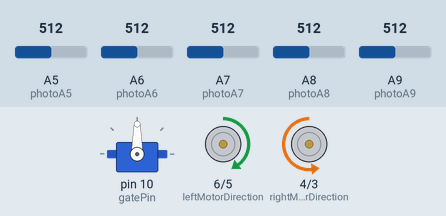
Bench run of a sketch on a simulated Teensy 4. Shown: servo, direction and speed pins drawn as motors (green arrow = direction pin HIGH = forward, orange = LOW = backward, longer = more drive). Inputs (shaded band) come from the test bench; at power-on: A6 (photoA6) = 512, A5 (photoA5) = 512, A9 (photoA9) = 512, A7 (photoA7) = 512, A8 (photoA8) = 512. What the sketch prints to the serial monitor is not drawn.

Above: at 1.4 s.
1.5 s: A6 (photoA6) set to 104
3.0 s: A6 (photoA6) set to 87
At 3.47 s:
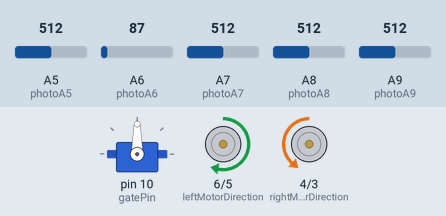
At 5.8 s:
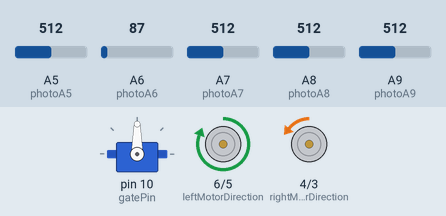
6.0 s: A5 (photoA5) set to 102
7.5 s: A5 (photoA5) set to 88
At 8.7 s:
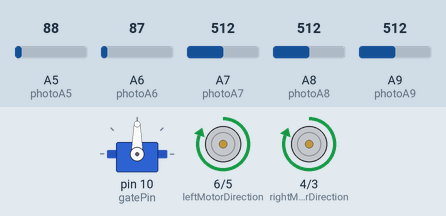
9.1 s: A9 (photoA9) set to 103
10.6 s: A9 (photoA9) set to 88
At 10.85 s:
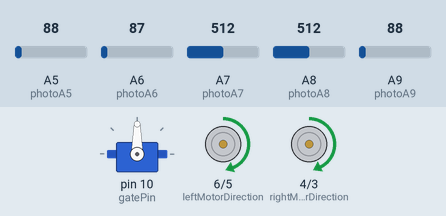
Timing chart, 0 to 14.6 s (numbered marks = the images above; inputs shaded):
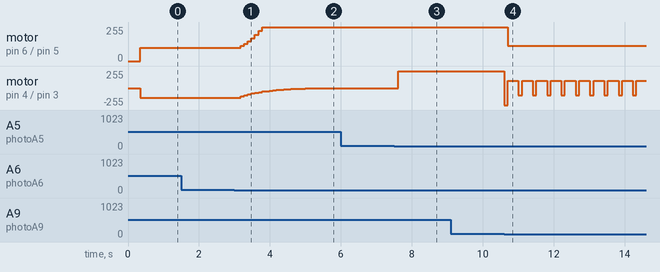

Measured:
- the behaviour switches between 95 and 94 on A6 (photoA6) (found by bisection; images 0 and 1)
- the behaviour switches between 95 and 94 on A5 (photoA5) (found by bisection; images 2 and 3)
- the behaviour switches between 95 and 94 on A9 (photoA9) (found by bisection; images 3 and 4)
- after the input at 3.0 s, motor on pin 6 (leftMotorDirection) / pin 5 (enablePinLeft): moves from forward 100/255 to forward 255/255 over 0.61 s, starting after 0.17 s; motor on pin 4 (rightMotorDirection) / pin 3 (enablePinRight): moves from backward 145/255 to backward 3/255 over 2.1 s, starting after 0.17 s
- after the input at 7.5 s, motor on pin 4 (rightMotorDirection) / pin 3 (enablePinRight): backward 3/255 → forward 255/255 after 0.11 s
- after the input at 10.6 s, motor on pin 6 (leftMotorDirection) / pin 5 (enablePinLeft): forward 255/255 → forward 114/255 after 0.10 s; motor on pin 4 (rightMotorDirection) / pin 3 (enablePinRight): forward 255/255 → backward 255/255 at once, then repeats every 0.40 s: forward 110/255 0.30 s, backward 110/255 0.10 s

The sketch:

210_codeMarch4.ino
```cpp
#include <Metro.h>
#include <Servo.h>
/*---------------Module Defines-----------------------------*/
//NEED TO FILL IN THESE VALUES
//low and high values defined for hysteresis


#define BLACK_THRESHOLD_LOW    10
#define BLACK_THRESHOLD_HIGH   95
#define GREY_THRESHOLD_LOW     110
#define GREY_THRESHOLD_HIGH    250
#define GREEN_THRESHOLD_LOW
#define GREEN_THRESHOLD_HIGH
//#define BLACK_SIDE_THRESHOLD_LOW  50
//#define BLACK_SIDE_THRESHOLD_HIGH 100
#define TURN_INTERVAL 300


//Teensy pins to connect to L293 enable and direction pins
const int enablePinLeft = 5;    //set the enable pin to motor
const int leftMotorDirection = 6;  //set the direction pin to motor
const int enablePinRight = 3;
const int rightMotorDirection = 4;

//Teensy pins to connect to OPB704WZ phototransistor outupt
const int photoA9 = A9;
const int photoA8 = A8;
const int photoA7 = A7;
const int photoA6 = A6;
const int photoA5 = A5;

//initialize variable to store phototransistor output value
int frontLineSensorLeft = 0;
int frontLineSensorRight = 0;
int backLineSensorLeft = 0;
int backLineSensorRight = 0;
int sideLineSensor = 0;

//set motor speed
double speedAdjust = 1.15;
double motorOffset = 1.45;
double turnConstant = 1.5;
int leftMotorSpeed = 100;
double greyInterval = 500000;
#define GREY_INTERVAL greyInterval
int rightMotorSpeed = leftMotorSpeed * motorOffset;
int motor_baseline_right = rightMotorSpeed;
int motor_baseline_left = leftMotorSpeed;


//Set up ball dispenser servo
Servo gateServo;  // create servo object to control a servo
IntervalTimer gateTimer;

const int gatePin = 10;
const int openBack = 15;
const int openFront = 175;
const int closed = 90;
const int oneBallTime = 250000;
const int twoBallTime = 500000;

//set up turn and grey timers
static Metro turnTimer = Metro(TURN_INTERVAL);
IntervalTimer greyTimer;

/*---------------State Definitions--------------------------*/
typedef enum {
  STATE_MOVE_FORWARD, STATE_MOVE_REVERSE, STATE_STOP, STATE_TURN
} States_t;

/*---------------Module Variables---------------------------*/
States_t state;
int counter = 0;

void setup() {
  Serial.begin(9600);
  initializePins();
  initializeServo();
  state = STATE_MOVE_FORWARD;
  delay(250);
}

/*-----------------------Initialization Functions-----------------------------------------------*/
void initializeServo() {
  gateServo.attach(gatePin);  // attaches the servo on pin 9 to the servo object
  gateServo.write(closed);
}

void initializePins() {
  pinMode(leftMotorDirection, OUTPUT); //set direction pin as output
  pinMode(rightMotorDirection, OUTPUT); //set direction pin as output
  digitalWrite(leftMotorDirection, HIGH); //initialize direction pin 1 to HIGH
  digitalWrite(rightMotorDirection, LOW); //initialize direction pin 2 to LOW
  analogWrite(enablePinLeft,0);
  analogWrite(enablePinRight,0);
}

void readLineSensors() {
  //Teensy reads value from phototransistor in OPB704WZ
  frontLineSensorLeft = analogRead(photoA8);
  frontLineSensorRight = analogRead(photoA9);
  backLineSensorLeft = analogRead(photoA6);
  backLineSensorRight = analogRead(photoA7);
  sideLineSensor = analogRead(photoA5);
//  Serial.print("FL sensor: ");
//  Serial.print(frontLineSensorLeft);
//  Serial.print(" FR sensor: ");
//  Serial.print(frontLineSensorRight);
//  Serial.print(" RL sensor: ");
//  Serial.print(backLineSensorLeft);
//  Serial.print(" RR sensor: ");
//  Serial.print(backLineSensorRight);
//  Serial.print(" S sensor: ");
//  Serial.print(sideLineSensor);
  Serial.print(" R Motor: ");
  Serial.print(rightMotorSpeed);
  Serial.print(" L Motor: ");
  Serial.print(leftMotorSpeed);
  Serial.print(" state: ");
  Serial.println(state);
}
/*-----------------------------------------------------------------------------------------------*/

void loop() {
  switch (state) {
    case STATE_MOVE_FORWARD:
      stateForward ();
      break;
    case STATE_MOVE_REVERSE:
      stateReverse();
      break;
    case STATE_STOP:
      stateStop();
      break;
    case STATE_TURN:
      stateTurn();
      break;
    default:    // Should never get into an unhandled state
      Serial.println("What is this I do not even...");
  }
}

/*-----------------------Servo Functions-----------------------------------------------*/
void openFrontGate() {
  gateTimer.begin(closeGate, oneBallTime);
  gateServo.write(openFront);
  greyTimer.end();

}

void openBackGate() {
  gateTimer.begin(closeGate, oneBallTime);
  gateServo.write(openBack);
  greyTimer.end();

}

void closeGate() {
  gateServo.write(closed);
  gateTimer.end();
}
/*---------------------------------------------------------------------------------------------*/


/*-----------------------State Functions-----------------------------------------------*/

void stateForward () {
  readLineSensors();
  runMotorsForward ();
  if (blackTape(sideLineSensor)) {
    leftMotorSpeed = (leftMotorSpeed/1.5) * turnConstant;
    rightMotorSpeed = (leftMotorSpeed * motorOffset)/1.5;
    turnTimer.reset();
    state = STATE_TURN;
    Serial.print(" state: ");
    Serial.println(state);
  }
  if (greyTape(frontLineSensorLeft) and greyTape(frontLineSensorRight)) {
      greyTimer.begin(openFrontGate, GREY_INTERVAL);
  }
}

void stateReverse() {
  readLineSensors();
  runMotorsReverse();
}

void stateStop() {
  readLineSensors();
  leftMotorSpeed = 0;
  rightMotorSpeed = 0;
  analogWrite(enablePinLeft, leftMotorSpeed);
  analogWrite(enablePinRight, rightMotorSpeed);
  digitalWrite(leftMotorDirection, HIGH);
  digitalWrite(rightMotorDirection, LOW);
}

void stateTurn() {
  readLineSensors();
  analogWrite(enablePinLeft, leftMotorSpeed);
  analogWrite(enablePinRight, rightMotorSpeed);
  digitalWrite(leftMotorDirection, HIGH); //initialize direction pin 1 to HIGH
  digitalWrite(rightMotorDirection, HIGH); //initialize direction pin 2 to LOW
  if (blackTape(frontLineSensorRight) and timerExpired(turnTimer)){
    leftMotorSpeed = motor_baseline_left;
    rightMotorSpeed = motor_baseline_right;
    state = STATE_MOVE_FORWARD;
    Serial.print(" state: ");
    Serial.println(state);
  }

}

/*---------------------------------------------------------------------------------------------*/


/*-----------------------Running Motors Functions-----------------------------------------------*/
void runMotorsForward () {
  //Run the motors Forward : Motor 1 is positive, Motor 2 is negative
  //Set direction to Forward
  digitalWrite(leftMotorDirection, HIGH);
  digitalWrite(rightMotorDirection, LOW);

  //Adjust speed
  adjustSpeedForward ();
  analogWrite(enablePinLeft, leftMotorSpeed);
  analogWrite(enablePinRight, rightMotorSpeed);
}

void runMotorsReverse() {
  //Run the motors Forward : Motor 1 is negative, Motor 2 is positive

  //set driection to Reverse
  digitalWrite(leftMotorDirection, LOW);
  digitalWrite(rightMotorDirection, HIGH);

  //Adjust speed
  adjustSpeedReverse();
  analogWrite(enablePinLeft, leftMotorSpeed);
  analogWrite(enablePinRight, rightMotorSpeed);
}

//Line follow with the back line sensors

void adjustSpeedForward () {
  delay(100);
  if (blackTape(frontLineSensorRight) && blackTape(backLineSensorRight)) {
    shiftRight();
    Serial.println("shift right");
  }
  else if (blackTape(frontLineSensorLeft) && blackTape(backLineSensorLeft)) {
    shiftLeft();
    Serial.println("shift left");

  }
  else if (blackTape(frontLineSensorLeft) && blackTape(frontLineSensorLeft)) {
    leftMotorSpeed = motor_baseline_left;
    rightMotorSpeed = motor_baseline_right;
    }
  else if (blackTape(frontLineSensorLeft) || blackTape(backLineSensorRight)) {
    shiftLeft();
    Serial.println("shift left");
  }
  else if (blackTape(frontLineSensorRight) || blackTape(backLineSensorLeft)) {
    shiftRight();
    Serial.println("shift right");

  }
  else {
    leftMotorSpeed = motor_baseline_left;
    rightMotorSpeed = motor_baseline_right;
  }
}

void adjustSpeedReverse() {
  if (blackTape(backLineSensorLeft)|| blackTape(backLineSensorRight)) {
    shiftRight();
  } else if (blackTape(backLineSensorRight)|| blackTape(backLineSensorRight)) {
    shiftLeft();
  }
  else {
    leftMotorSpeed = motor_baseline_left;
    rightMotorSpeed = motor_baseline_right;
  }
}


void shiftRight() {
  if(rightMotorSpeed>3){
      rightMotorSpeed = max(1, rightMotorSpeed / speedAdjust);
      leftMotorSpeed = min(1023, leftMotorSpeed * speedAdjust);
  }
}

void shiftLeft() {
  if(leftMotorSpeed>3){
      leftMotorSpeed = max(1, leftMotorSpeed / speedAdjust);
      rightMotorSpeed = min(1023, rightMotorSpeed * speedAdjust);
  }
}
/*---------------------------------------------------------------------------------------------*/


/*-----------------------------------Tape Sensing Functions-------------------------------------*/
unsigned char blackTape(int lineSensor) {
  if (lineSensor > BLACK_THRESHOLD_LOW and lineSensor < BLACK_THRESHOLD_HIGH)
    return true;
  else return false;
}

unsigned char greyTape(int lineSensor) {
  if (lineSensor > GREY_THRESHOLD_LOW and lineSensor < GREY_THRESHOLD_HIGH)
    return true;
  else return false;
}

//unsigned char blackSideTape(int lineSensor) {
//  if (lineSensor > BLACK_SIDE_THRESHOLD_LOW and lineSensor < BLACK_SIDE_THRESHOLD_HIGH)
//    return true;
//  else return false;
//}
/*---------------------------------------------------------------------------------------------*/


/*-----------------------------------Timer Functions-------------------------------------*/
unsigned char timerExpired(Metro timer) {
  return timer.check();
}
/*---------------------------------------------------------------------------------------------*/
```
